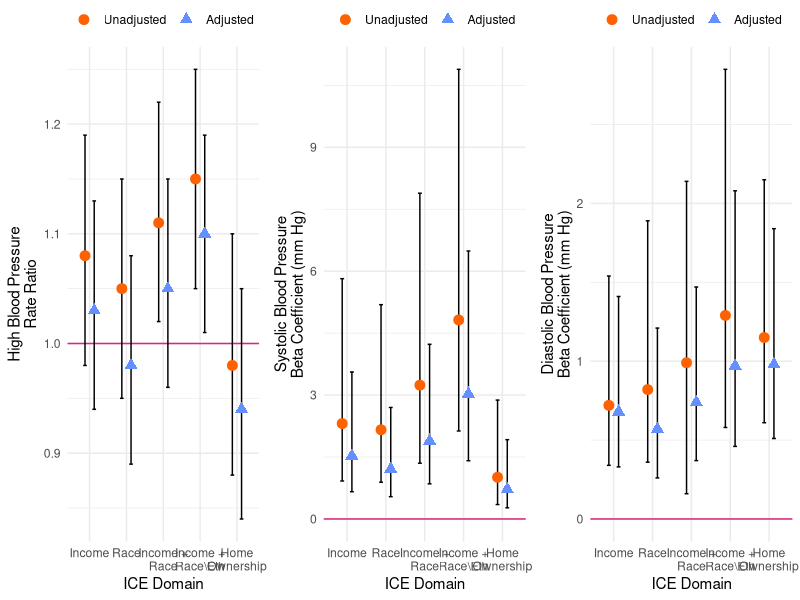

R code for this plot:
require(cowplot)
require(ggplot2)
require(ggpubr)
require(tidyverse)

point_colors = c("#fe6100", "#648fff")
point_shapes = c(19, 17)
errbar_color = "black"
line_color = "#dc267f"
x_labels = c(
  "0ICEinc" = "Income",
  "1ICErace" = "Race",
  "2ICEinc+wb" = "Income +\nRace",
  "3ICEinc+wnh" = "Income +\nRace\\Eth",
  "4ICEhome" = "Home\nOwnership"
)
# Note: adding \n to a string starts a new line
y_labels = c(
  "hbp" = "High Blood Pressure\nRate Ratio",
  "sbp" = "Systolic Blood Pressure\nBeta Coefficient (mm Hg)",
  "dbp" = "Diastolic Blood Pressure\nBeta Coefficient (mm Hg)"
)

plot_data = read.csv("point_plot_data.csv") %>%
  mutate(variable = factor(variable)) %>%
  mutate(type = factor(type, levels=c("Unadjusted", "Adjusted")))

make_plot = function(outcome_filter){
  yint = ifelse(outcome_filter=="hbp",1,0)
  ggplot(filter(plot_data, outcome==outcome_filter), 
         aes(x=variable, y=rr, ymin=l_rr, ymax=u_rr, color=type, shape=type)) +
    # Draw data
    geom_hline(color=line_color, yintercept=yint) +
    geom_errorbar(color=errbar_color, position=position_dodge(width=0.5), width=0.2) + 
    geom_point(position=position_dodge(width=0.5), size=3) +
    # Scale asthetics
    scale_color_manual(values=point_colors) +
    scale_shape_manual(values=point_shapes) +
    scale_x_discrete("ICE Domain", labels=x_labels) +
    scale_y_continuous(y_labels[outcome_filter]) +
    # Plot theme
    theme_minimal() +
    theme(legend.margin = margin(),
          legend.position = "top",
          legend.spacing = unit(0, "cm"),
          legend.title = element_blank())
}
  
outcomes = c("hbp", "sbp", "dbp")

combined_plot = ggarrange(plotlist=lapply(outcomes, make_plot), 
                          nrow=1)

title = expression(atop(bold("Figure 1.")~"High, Systolic, and Diastolic Blood Pressure:", 
                        "Long-term VA Nursing Home Residents in FY2007-2018 at the Census", 
                        "Tract Level in Relation to the Index of Concentration at the Extremes"))

title = expression(paste(bold("Figure 1.")~"High, Systolic, and Diastolic Blood Pressure:\n 
                         Long-term VA Nursing Home Residents in FY2007-2018 at the Census\n 
                          "))

final_figure = annotate_figure(combined_plot, 
                               top=text_grob("", size=40)) +
  draw_label(expression(bold("Figure 1.")~"High, Systolic, and Diastolic Blood Pressure: Long-term"), size= 10, x=0.5, y=0.99) +
  draw_label("VA Nursing Home Residents in FY2007-2018 at the Census Tract", size=10, x=0.5, y=0.972) +
  draw_label("Level in Relation to the Index of Concentration at the Extremes", size=10, x=0.5, y=0.953)

ggsave("point-errbar-plot.png", combined_plot, 
       width=3500, height=900, units="px", bg=NA)
